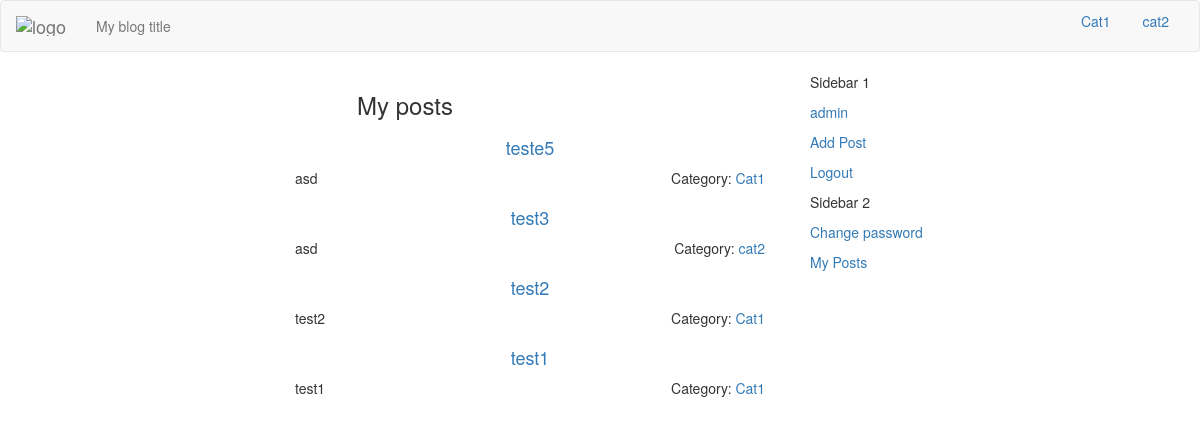
The page /dashboard/my-posts/ (signed in) on the database as committed earlier.
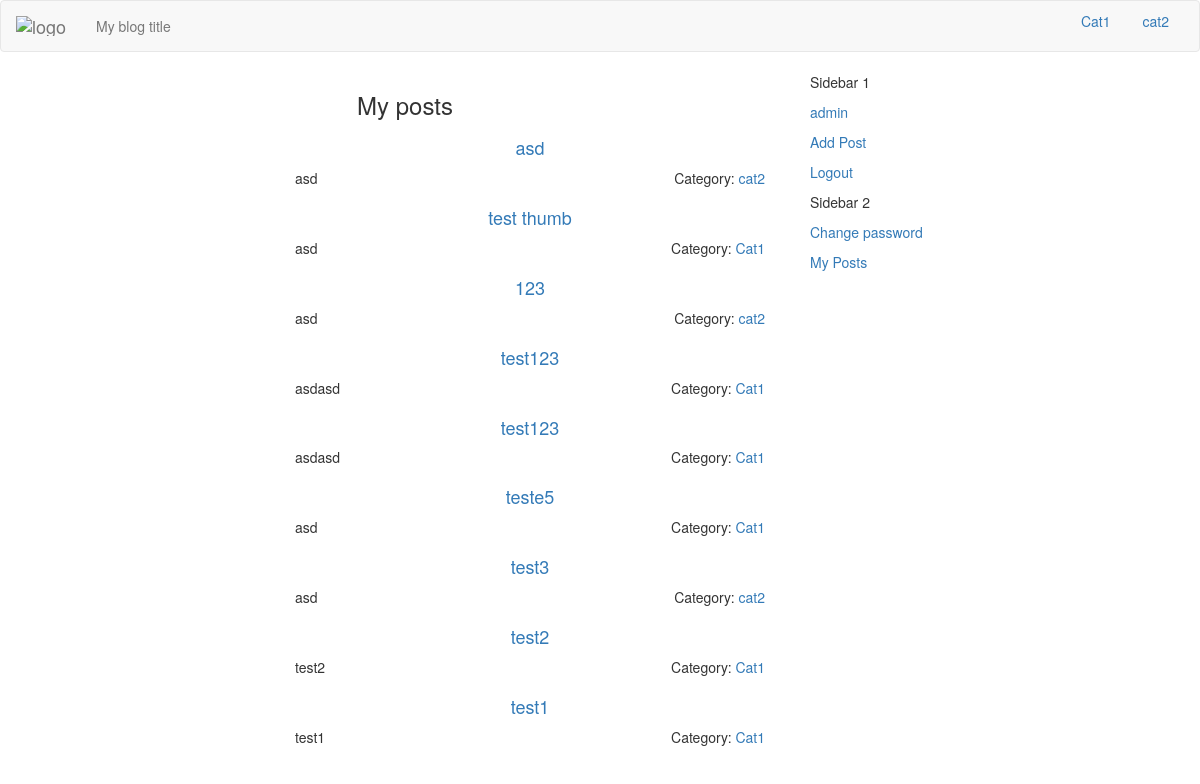
The same page on the database as committed later.
### blog/models.py (models this page shows, shortened)
class Category(models.Model):
    index_together = [
    ["id","name", "order", "slug"],
    ]
    name = models.CharField(max_length=30, unique=True)
    description = models.TextField(max_length=250)
    slug = models.SlugField("URL",blank=True, max_length=150)
    order = models.SmallIntegerField(blank=True, default=1)
    class Meta:
        verbose_name_plural = "categories"
    def __str__(self):
        return self.name

class myUser(AbstractBaseUser):
    index_together = [
    ["id", "username", "avatar"],
    ]
    username = models.CharField("Username", max_length=30,
                                blank=False,
                                unique=True)
    avatar = ProcessedImageField(upload_to='avatars',
                                 processors=[ResizeToFit(50, 50)],
                                 format='JPEG',
                                 options={'quality': 90}, blank=True)
    email = models.EmailField(unique=True, blank=False)
    is_active = models.BooleanField("Is active", default=True)
    is_it_staff = models.BooleanField("Is stuff", default=False)
    is_it_superuser = models.BooleanField("Is admin", default=False)
    moderated = models.BooleanField("Moderated", default=True)
    last_login = models.DateTimeField(auto_now=True)
    date_joined = models.DateTimeField(auto_now_add=True)
    REQUIRED_FIELDS = ['email',]
    USERNAME_FIELD = 'username'
    objects = MyUserManager()
    def get_avatar(self):
        return mark_safe('<img src="%s" class ="img-responsive"/>'\
                         % (self.avatar.url))
    get_avatar.short_description = 'Current avatar'
    class Meta:
        verbose_name_plural = "users"

class Post(models.Model):
    index_together = [
    ["title", "description", "post_thumbnail", "author", "category",
     "url", "published", "status","main_tag"],
    ]
    title = models.CharField(max_length=150)
    description = models.CharField(max_length=150)
    text = models.TextField()
    today = datetime.date.today()
    post_image = models.ImageField(upload_to =
                        str(today.year)+'/'
                        +str(today.month)+'/'+str(today.day)+'/', blank=True)
    post_image.short_description = 'Image'
    """post_thumbnail = ImageSpecField(source='post_image',
                                processors=[ResizeToFit(640, 480)],
                                format='JPEG',
                                options={'quality': 85})"""
    def get_image(self):
        return mark_safe('<img src="%s" class ="img-responsive center-block"/>'\
                         % (self.post_thumbnail.url))
    get_image.short_description = 'Thumbnail'
    created = models.DateTimeField(auto_now_add=True)
    edited = models.DateTimeField(auto_now=True)
    published = models.DateTimeField(default=timezone.now)
    author = models.ForeignKey(settings.AUTH_USER_MODEL,
                               default = 1,
                               on_delete=models.SET_DEFAULT) ###
    category = models.ForeignKey('Category')
    tags = models.ManyToManyField('Tag',
                                        related_name='posts',
                                        related_query_name='tag',
                                        blank=True)
    main_tag = models.CharField(max_length=33, blank=True)
    url = models.SlugField(blank=True)
    STATUS = (
                ("D", "Draft"),
                ("P","Published"),
    )
    status = models.CharField(max_length=1, choices=STATUS, default="D")
    class Meta:
        ordering = ['-published']
        verbose_name_plural = "posts"
    def get_absolute_url(self):
        cat_url = slugify(self.main_tag)
        post_url = slugify(self.title)
        return "/%s/%s-%i/" % (cat_url, self.url, self.id)

### blog/views.py (the view)
# urls.py: url(r'^dashboard/my-posts/$', views.my_posts, name='my_posts'),
@login_required
def my_posts(request):
    posts = Post.objects.filter(author=request.user.id)
    return render(request, 'dash-my-posts.html', {'posts':posts,
                                              'cat_list': cat_list})

### blog/authentication.py (called while the page is built)
    def get_user(self, user_id):
        try:
            return User.objects.get(pk=user_id)
        except User.DoesNotExist:
            return None

### templates/dash-my-posts.html (shortened to what this page needs)
{% extends "dashboard.html" %}
{% load imagekit %}
{% block content %}
<h3 class="text-center">My posts</h3>
<div class="container-fluid">
{% if posts %}
    {% for post in posts %}
    <div class="row">
    <div class="col-md-4">
    </div>
      <div class="col-md-8">
       <a href="{{ post.get_absolute_url }}" >
         <h4 class="post-title-dash text-center">{{ post.title }} </h4></a>
         <div class="pull-right">Category:
           <a href="
           {% url 'category' category=post.category|slugify %}">
           {{post.category}}</a>
         </div>
            <p class="post-description">{% autoescape off %}
              {{ post.description }}{% endautoescape %}</p>
         </div>
         </div>
    {% endfor %}
{% else %}
<p>
  No posts yet!
</p>
{% endif %}
</div>
{% endblock %}

### templates/dashboard.html (shortened to what this page needs)
{% extends "index.html" %}

### templates/index.html (shortened to what this page needs)
{% load staticfiles %}
{% load compress %}
<!DOCTYPE html>
<html>
<head>
    {% compress css %}
    <link rel="stylesheet" href="/static/css/backtotop.css" type="text/css">
    <link rel="stylesheet" href="/static/css/bootstrap.min.css" type="text/css" />
    <link rel="stylesheet" href="/static/css/custom.css" type="text/css" />
    <link rel="stylesheet" href="/static/css/summernote.css" rel="stylesheet">
    <link rel="stylesheet" href="/static/css/django_summernote.css" rel="stylesheet">
    <link rel="stylesheet" href="/static/css/django_summernote_inplace.css" rel="stylesheet">
    <link rel="stylesheet" href="/static/css/blueimp-gallery.min.css" type="text/css">
    <link rel="stylesheet" href="/static/css/tagmanager.css" type="text/css">
    {% endcompress %}
</head>
<body>
  <div class="navbar navbar-default">
    <div class="container-fluid">
      <div class="navbar-header">
        <a class="navbar-brand ajax-menu" url=""
        href="/">
          <img alt="logo" src="#" /></a>
        <p class="navbar-text">
          My blog title
        </p>
      </div>
      <ul class="nav nav-pills pull-right">
        {% for cat in cat_list %}
          {% if category and cat|slugify == category %}
            <li role="presentation" class="active">
            <a href="{{ request.scheme }}://{{ request.get_host }}?{{ cat|slugify }}"
             url = "{{cat|slugify}}" class="ajax-menu menu" id="{{cat|slugify}}">
              {{ cat }}</a></li>
          {% else %}
            <li role="presentation">
            <a href="{{ request.scheme }}://{{ request.get_host }}?{{ cat|slugify }}"
            url = "{{cat|slugify}}"  class="ajax-menu menu" id="{{cat|slugify}}">
              {{ cat }}</a></li>
          {% endif %}
        {% endfor %}
      </ul>
    </div>
  </div>
<div class="container">
<div class="row">
  <div class="col-md-4 pull-right sidebar">
    <div class="sidebar1">
      <p>
        Sidebar 1<br />
      {% if user.is_authenticated %}
        <p><a href="{% url 'dashboard' %}" single_page
          url = "dashboard" class="ajax-menu">
          {{ user.username }}
                              </a></p>
        <p><a href="{% url 'add_post' %}" single_page
          url = "add-post" class="ajax-menu">Add Post</a></p>
        <p><a href="{% url 'logout' %}">Logout</a></p>
      {% else %}
        <p><a href="{% url 'signup' %}">Register</a></p>
        <p><a href="{% url 'login' %}">Login</a></p>
      {% endif %}
      </p>
    </div>
    <div class="sidebar2">
      <p>
        Sidebar 2<br />
        <p><a href="{% url 'password_change' %}">Change password</a></p>
        <p><a href="{% url 'my_posts' %}">My Posts</a></p>
      </p>
    </div>
  </div>
<div class="col-md-8 main">
<div class="content">
  <div class="posts">
  {% block content %}
  {% endblock %}
  </div>
</div>
</div>
</div>
</div>
</body>
</html>

### blog/static/css/custom.css (style rules this page uses)
.main { overflow: hidden; }

### blog/static/css/django_summernote.css (style rules this page uses)
html, body { margin: 0; }

Rows that differ between the two databases and show on the page:
added Post: title "asd", category "cat2", description "asd"
added Post: title "test thumb", category "Cat1", description "asd"
added Post: title "123", category "cat2", description "asd"
added Post: title "test123", category "Cat1", description "asdasd"
added Post: title "test123", category "Cat1", description "asdasd"
